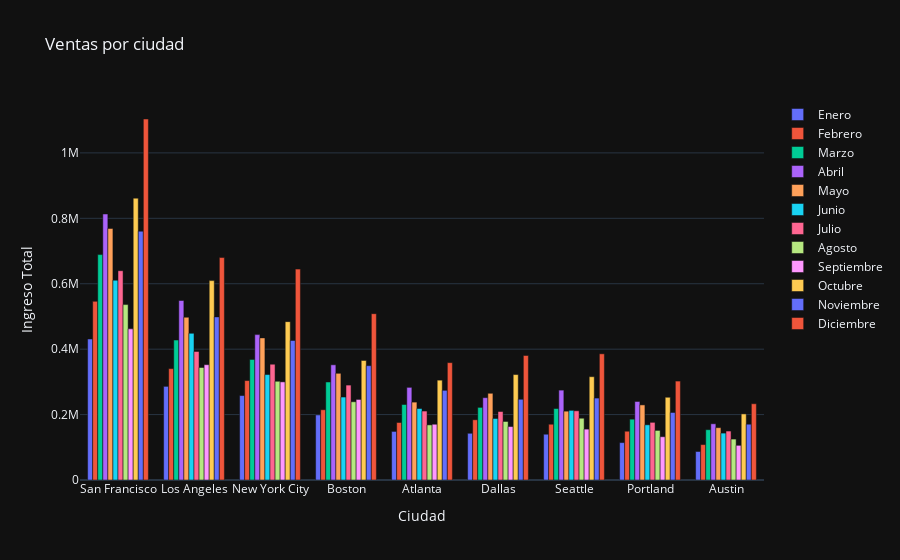
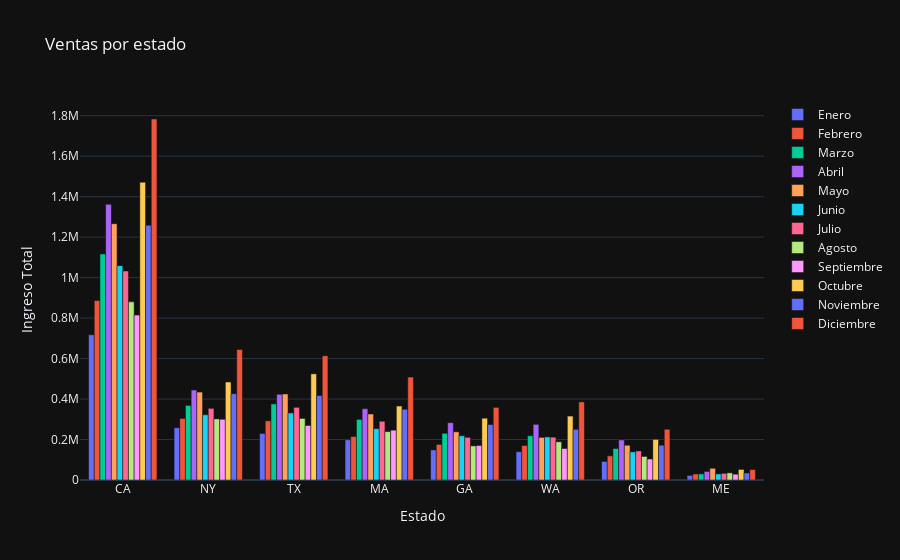

Notebook source saved alongside these figures, in order:
### Code cell
# Unir todos los DataFrames en uno solo para el análisis total
data_completa = pd.concat(dataframes.values())

# Calcular el Ingreso Total
data_completa['Ingreso Total'] = data_completa['Cantidad Pedida'] * data_completa['Precio Unitario']

# Extraer la ciudad y el estado de la dirección de envío
data_completa['Ciudad'] = data_completa['Dirección de Envio'].apply(lambda x: x.split(',')[1].strip())
data_completa['Estado'] = data_completa['Dirección de Envio'].apply(lambda x: x.split(',')[2].split()[0].strip())

# Recorrer cada mes y generar el gráfico de ventas por ciudad
fig_ciudad = go.Figure()

for mes in meses:
    df_mes = dataframes[mes]

    df_mes['Ingreso Total'] = df_mes['Cantidad Pedida'] * df_mes['Precio Unitario']

    # Extraemos la ciudad de la dirección
    df_mes['Ciudad'] = df_mes['Dirección de Envio'].apply(lambda x: x.split(',')[1].strip())

    # Agrupar las ventas por ciudad
    ventas_por_ciudad = df_mes.groupby('Ciudad')['Ingreso Total'].sum().sort_values(ascending=False)

    # Añadir barra al gráfico
    fig_ciudad.add_trace(go.Bar(
        x=ventas_por_ciudad.index[:10],
        y=ventas_por_ciudad.values[:10],
        name=mes
    ))

# Configuración del gráfico de ventas por ciudad
fig_ciudad.update_layout(
    title='Ventas por ciudad',
    xaxis_title='Ciudad',
    yaxis_title='Ingreso Total',
    barmode='group',
    template='plotly_dark'
)

# Mostrar gráfico de ventas por ciudad
fig_ciudad.show()

# Recorrer cada mes y generar el gráfico de ventas por estado
fig_estado = go.Figure()

for mes in meses:
    df_mes = dataframes[mes]

    # Extraer el estado de la dirección
    df_mes['Estado'] = df_mes['Dirección de Envio'].apply(lambda x: x.split(',')[2].split()[0].strip())

    # Agrupar las ventas por estado
    ventas_por_estado = df_mes.groupby('Estado')['Ingreso Total'].sum().sort_values(ascending=False)

    # Añadir barra al gráfico
    fig_estado.add_trace(go.Bar(
        x=ventas_por_estado.index[:10],
        y=ventas_por_estado.values[:10],
        name=mes
    ))

# Configuración del gráfico de ventas por estado
fig_estado.update_layout(
    title='Ventas por estado',
    xaxis_title='Estado',
    yaxis_title='Ingreso Total',
    barmode='group',
    template='plotly_dark'
)

# Mostrar gráfico de ventas por estado
fig_estado.show()

# Generar el mapa coroplético de ventas por estado
ventas_totales_por_estado = data_completa.groupby('Estado')['Ingreso Total'].sum().reset_index()

fig_mapa = px.choropleth(ventas_totales_por_estado, 
                         locations='Estado', 
                         locationmode='USA-states', 
                         color='Ingreso Total',
                         scope="usa",
                         title="Ventas totales por estado en USA")

# Generar el mapa coroplético de ventas por estado con fondo oscuro
fig_mapa = px.choropleth(ventas_totales_por_estado, 
                         locations='Estado', 
                         locationmode='USA-states', 
                         color='Ingreso Total',
                         scope="usa",
                         title="Ventas totales por estado en USA")


# Mostrar mapa coroplético
fig_mapa.show()

### Figure 1 — Plotly figure (JSON) as saved in the notebook; plotly's stock layout.template omitted (floating-point values rounded to 4 significant figures)
{"data": [{"name": "Enero", "type": "bar", "x": ["San Francisco", "Los Angeles", "New York City", "Boston", "Atlanta", "Dallas", "Seattle", "Portland", "Austin"], "y": [431089, 286286, 258119, 198894, 148496, 142787, 139918, 114328, 87143]}, {"name": "Febrero", "type": "bar", "x": ["San Francisco", "Los Angeles", "New York City", "Boston", "Dallas", "Atlanta", "Seattle", "Portland", "Austin"], "y": [546189, 340464, 303997, 214734, 184110, 175773, 170499, 149116, 108262]}, {"name": "Marzo", "type": "bar", "x": ["San Francisco", "Los Angeles", "New York City", "Boston", "Atlanta", "Dallas", "Seattle", "Portland", "Austin"], "y": [689111, 427831, 368509, 299612, 230777, 221944, 218478, 185945, 153824]}, {"name": "Abril", "type": "bar", "x": ["San Francisco", "Los Angeles", "New York City", "Boston", "Atlanta", "Seattle", "Dallas", "Portland", "Austin"], "y": [813242, 548806, 444471, 352187, 283232, 274781, 251681, 240075, 171863]}, {"name": "Mayo", "type": "bar", "x": ["San Francisco", "Los Angeles", "New York City", "Boston", "Dallas", "Atlanta", "Portland", "Seattle", "Austin"], "y": [768946, 497518, 434445, 326173, 265084, 238112, 229571, 210422, 159996]}, {"name": "Junio", "type": "bar", "x": ["San Francisco", "Los Angeles", "New York City", "Boston", "Atlanta", "Seattle", "Dallas", "Portland", "Austin"], "y": [610767, 448412, 322341, 253620, 218482, 212935, 188007, 168740, 143371]}, {"name": "Julio", "type": "bar", "x": ["San Francisco", "Los Angeles", "New York City", "Boston", "Seattle", "Atlanta", "Dallas", "Portland", "Austin"], "y": [639908, 392919, 353924, 290186, 211566, 210806, 209371, 176236, 149655]}, {"name": "Agosto", "type": "bar", "x": ["San Francisco", "Los Angeles", "New York City", "Boston", "Seattle", "Dallas", "Atlanta", "Portland", "Austin"], "y": [536285, 343899, 301791, 239202, 188854, 178905, 168466, 151587, 125154]}, {"name": "Septiembre", "type": "bar", "x": ["San Francisco", "Los Angeles", "New York City", "Boston", "Atlanta", "Dallas", "Seattle", "Portland", "Austin"], "y": [462145, 352558, 299995, 246256, 170465, 163400, 155548, 132310, 106006]}, {"name": "Octubre", "type": "bar", "x": ["San Francisco", "Los Angeles", "New York City", "Boston", "Dallas", "Seattle", "Atlanta", "Portland", "Austin"], "y": [861742, 609574, 484124, 365413, 322372, 315819, 305273, 252953, 202094]}, {"name": "Noviembre", "type": "bar", "x": ["San Francisco", "Los Angeles", "New York City", "Boston", "Atlanta", "Seattle", "Dallas", "Portland", "Austin"], "y": [760601, 498624, 426445, 349558, 274171, 250474, 246841, 206423, 170550]}, {"name": "Diciembre", "type": "bar", "x": ["San Francisco", "Los Angeles", "New York City", "Boston", "Seattle", "Dallas", "Atlanta", "Portland", "Austin"], "y": [1103644, 680082, 644711, 508492, 385776, 380615, 358788, 302433, 233136]}], "layout": {"barmode": "group", "title": {"text": "Ventas por ciudad"}, "xaxis": {"title": {"text": "Ciudad"}}, "yaxis": {"title": {"text": "Ingreso Total"}}}}

### Figure 2 — Plotly figure (JSON) as saved in the notebook; plotly's stock layout.template omitted (floating-point values rounded to 4 significant figures)
{"data": [{"name": "Enero", "type": "bar", "x": ["CA", "NY", "TX", "MA", "GA", "WA", "OR", "ME"], "y": [717375, 258119, 229930, 198894, 148496, 139918, 91720, 22608]}, {"name": "Febrero", "type": "bar", "x": ["CA", "NY", "TX", "MA", "GA", "WA", "OR", "ME"], "y": [886653, 303997, 292372, 214734, 175773, 170499, 119432, 29684]}, {"name": "Marzo", "type": "bar", "x": ["CA", "TX", "NY", "MA", "GA", "WA", "OR", "ME"], "y": [1116942, 375768, 368509, 299612, 230777, 218478, 155595, 30350]}, {"name": "Abril", "type": "bar", "x": ["CA", "NY", "TX", "MA", "GA", "WA", "OR", "ME"], "y": [1362048, 444471, 423544, 352187, 283232, 274781, 197743, 42332]}, {"name": "Mayo", "type": "bar", "x": ["CA", "NY", "TX", "MA", "GA", "WA", "OR", "ME"], "y": [1266464, 434445, 425080, 326173, 238112, 210422, 171756, 57815]}, {"name": "Junio", "type": "bar", "x": ["CA", "TX", "NY", "MA", "GA", "WA", "OR", "ME"], "y": [1059179, 331378, 322341, 253620, 218482, 212935, 138901, 29839]}, {"name": "Julio", "type": "bar", "x": ["CA", "TX", "NY", "MA", "WA", "GA", "OR", "ME"], "y": [1032827, 359026, 353924, 290186, 211566, 210806, 143379, 32857]}, {"name": "Agosto", "type": "bar", "x": ["CA", "TX", "NY", "MA", "WA", "GA", "OR", "ME"], "y": [880184, 304059, 301791, 239202, 188854, 168466, 116324, 35263]}, {"name": "Septiembre", "type": "bar", "x": ["CA", "NY", "TX", "MA", "GA", "WA", "OR", "ME"], "y": [814703, 299995, 269406, 246256, 170465, 155548, 103670, 28640]}, {"name": "Octubre", "type": "bar", "x": ["CA", "TX", "NY", "MA", "WA", "GA", "OR", "ME"], "y": [1471316, 524466, 484124, 365413, 315819, 305273, 200846, 52107]}, {"name": "Noviembre", "type": "bar", "x": ["CA", "NY", "TX", "MA", "GA", "WA", "OR", "ME"], "y": [1259225, 426445, 417391, 349558, 274171, 250474, 171943, 34480]}, {"name": "Diciembre", "type": "bar", "x": ["CA", "NY", "TX", "MA", "WA", "GA", "OR", "ME"], "y": [1783726, 644711, 613751, 508492, 385776, 358788, 250747, 51686]}], "layout": {"barmode": "group", "title": {"text": "Ventas por estado"}, "xaxis": {"title": {"text": "Estado"}}, "yaxis": {"title": {"text": "Ingreso Total"}}}}
